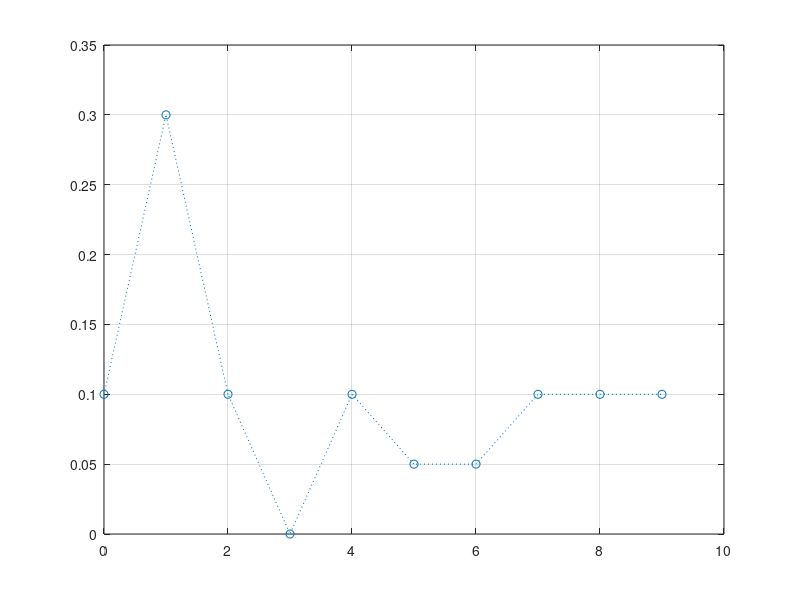

This figure's MATLAB source:
disp("Tugas 3\n");

length = 20;

function num = generate()
    num = floor(rand(1,1)*10);
    return;
end

generated = [];

for i = 1:length
    generated = [generated generate()];
end

disp("\nHasil Generate 20 Angka antara 0-9");
disp(generated);

t = 0:9;
h = hist(generated, t);

disp("\PDF");
p = h / sum(h);
plot(t,p,'o:'), grid;
